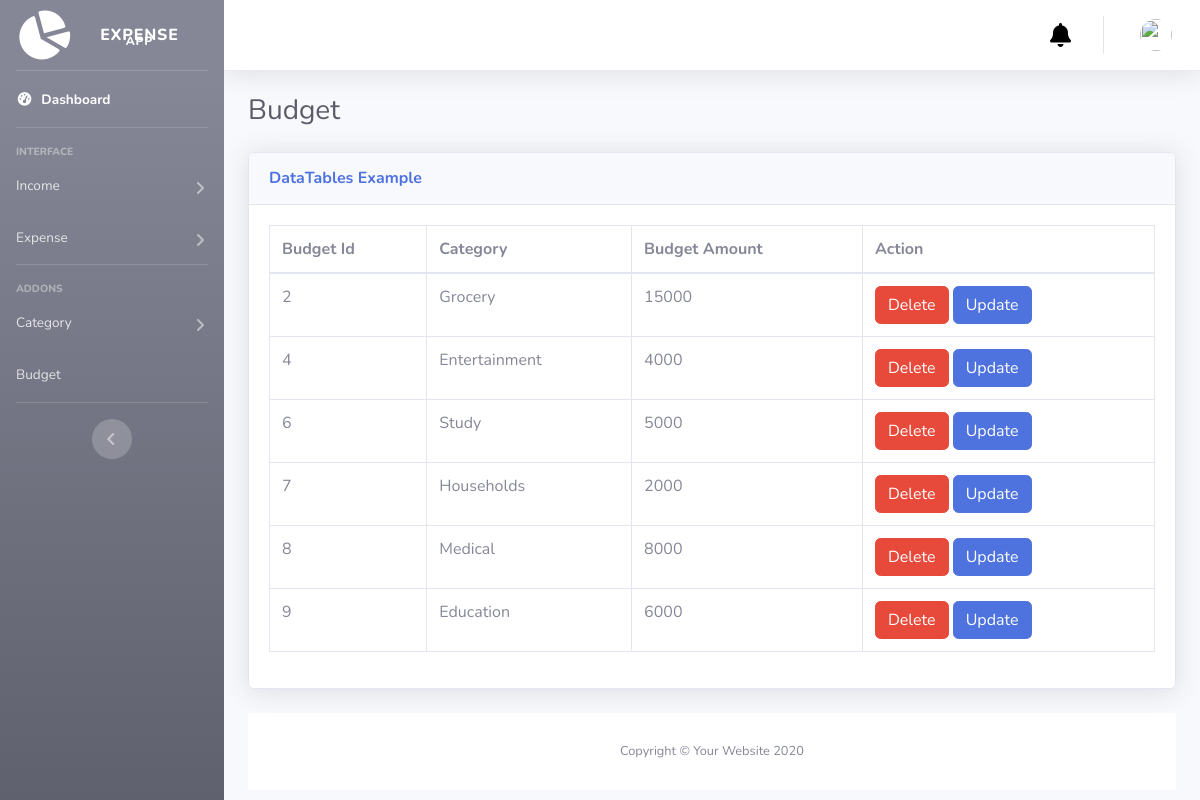
Page /budget.php on the committed database.
### tables this page shows
CREATE TABLE `budget` (
  `budget_id` int(11) NOT NULL,
  `category_id` int(11) NOT NULL,
  `budget_amount` int(11) NOT NULL
);

CREATE TABLE `category` (
  `category_id` int(11) NOT NULL,
  `category_name` varchar(255) NOT NULL,
  `category_purpose` varchar(255) NOT NULL
);

### budget.php (the view, shortened to what this page needs)
<?php require 'include/top.php'; ?>
</head>
<body id="page-top">
    <div id="wrapper">
        <?php require 'include/sidebar.php'; ?>
        <div id="content-wrapper" class="d-flex flex-column">
            <div id="content">
                <?php require 'include/navbar.php'; ?>
                <div class="container-fluid">
                    <h1 class="h3 mb-4 text-gray-800">Budget</h1>
                    <div class="row">
                        <div class="col">
                            <div class="card shadow mb-4">
                                <div class="card-header py-3">
                                    <h6 class="m-0 font-weight-bold text-primary">DataTables Example</h6>
                                </div>
                                <div class="card-body">
                                    <div class="table-responsive">
                                        <table class="table table-bordered" id="dataTable" width="100%" cellspacing="0">
                                            <thead>
                                                <tr>
                                                    <th>Budget Id</th>
                                                    <th>Category</th>
                                                    <th>Budget Amount</th>
                                                    <th>Action</th>
                                                </tr>
                                            </thead>
                                            <tbody>
                                                <?php
                                                require("include/config.php");
                                                $select_budget = "SELECT * FROM budget";
                                                $run_budget= mysqli_query($conn,$select_budget);
                                                while($row_budget= mysqli_fetch_array($run_budget)){
                                                $budget_id = $row_budget[0];
                                                $category_id=$row_budget[1];
                                                $budget_amount = $row_budget[2];
                                                $select_category="SELECT * FROM category WHERE category_id='$category_id'";
                                                $run_category= mysqli_query($conn,$select_category);
                                                $row_category=mysqli_fetch_array($run_category);
                                                $category_name=$row_category['category_name'];
                                                ?>
                                                <tr>
                                                    <td><?php echo $budget_id;?></td></td>
                                                    <td><?php echo $category_name;?></td>
                                                    <td><?php echo $budget_amount;?></td>
                                                    <td><a href="budget.php?del=<?php echo $budget_id;?>" class="btn btn-danger ">Delete</a>
                                                    <a href="edit_budget.php?edit=<?php echo $budget_id;?>" class="btn btn-primary ">Update</a>
                                                </td>
                                                </tr>
                                                <?php }?>
                                            </tbody>
                                        </table>
                                    </div>
                                </div>
                            </div>
                        </div>
                    </div>
                    <footer class="sticky-footer bg-white">
                        <div class="container my-auto">
                            <div class="copyright text-center my-auto">
                                <span>Copyright &copy; Your Website 2020</span>
                            </div>
                        </div>
                    </footer>
                </div>
            </div>
            <?php
            require "include/footer.php"; ?>

### rows in the picture
budget: budget_id "2", category.category_name "Grocery", budget_amount "15000"
budget: budget_id "4", category.category_name "Entertainment", budget_amount "4000"
budget: budget_id "6", category.category_name "Study", budget_amount "5000"
budget: budget_id "7", category.category_name "Households", budget_amount "2000"
budget: budget_id "8", category.category_name "Medical", budget_amount "8000"
budget: budget_id "9", category.category_name "Education", budget_amount "6000"
